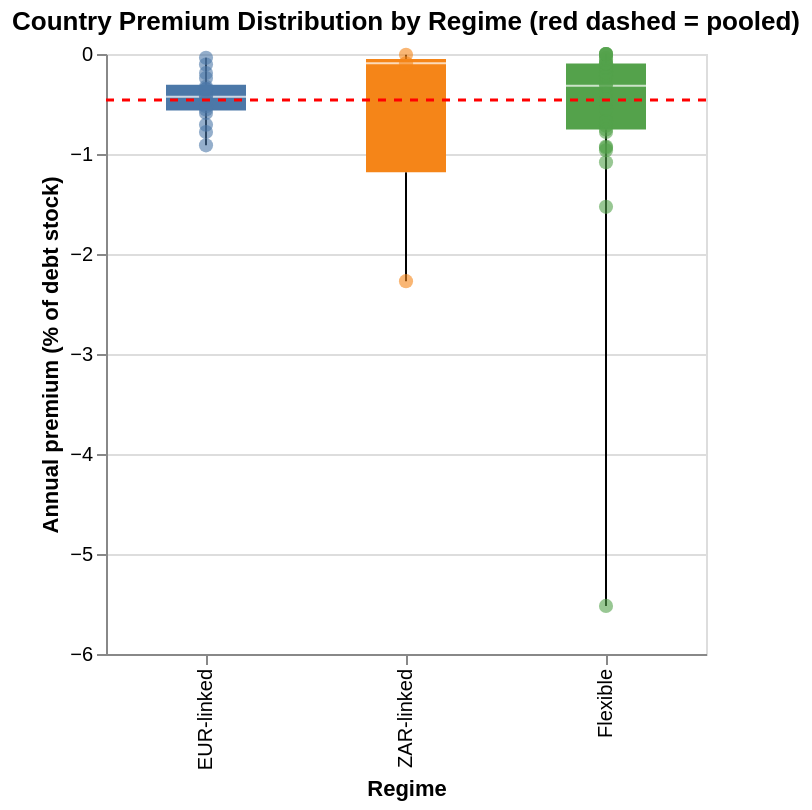

The notebook cell saved with this chart:
### Code cell
# Box + strip plot: country-level premiums by regime
box_data = country_stats[['country', 'regime', 'premium']].copy()
box_data['premium_pct'] = box_data['premium'] * 100

boxes = alt.Chart(box_data).mark_boxplot(extent='min-max', size=40).encode(
    x=alt.X('regime:N', sort=regime_order, title='Regime'),
    y=alt.Y('premium_pct:Q', title='Annual premium (% of debt stock)'),
    color=alt.Color('regime:N', scale=alt.Scale(domain=regime_order, range=regime_colors), legend=None)
)

points = alt.Chart(box_data).mark_circle(size=50, opacity=0.6).encode(
    x=alt.X('regime:N', sort=regime_order),
    y=alt.Y('premium_pct:Q'),
    color=alt.Color('regime:N', scale=alt.Scale(domain=regime_order, range=regime_colors), legend=None),
    tooltip=['country', alt.Tooltip('premium_pct:Q', format='.3f', title='Premium (%)')]
)

pooled_line = alt.Chart(pd.DataFrame({'y': [pooled_premium * 100]})).mark_rule(
    color='red', strokeDash=[4, 4], strokeWidth=1.5
).encode(y='y:Q')

(boxes + points + pooled_line).properties(
    width=300, height=300,
    title='Country Premium Distribution by Regime (red dashed = pooled)'
)

### Figure 1 — Vega-Lite specification as saved in the notebook (floating-point values rounded to 4 significant figures)
{"config": {"view": {"continuousWidth": 300, "continuousHeight": 300}}, "layer": [{"mark": {"type": "boxplot", "extent": "min-max", "size": 40}, "encoding": {"color": {"field": "regime", "legend": null, "scale": {"domain": ["EUR-linked", "ZAR-linked", "Flexible"], "range": ["#4c78a8", "#f58518", "#54a24b"]}, "type": "nominal"}, "x": {"field": "regime", "sort": ["EUR-linked", "ZAR-linked", "Flexible"], "title": "Regime", "type": "nominal"}, "y": {"field": "premium_pct", "title": "Annual premium (% of debt stock)", "type": "quantitative"}}}, {"mark": {"type": "circle", "opacity": 0.6, "size": 50}, "encoding": {"color": {"field": "regime", "legend": null, "scale": {"domain": ["EUR-linked", "ZAR-linked", "Flexible"], "range": ["#4c78a8", "#f58518", "#54a24b"]}, "type": "nominal"}, "tooltip": [{"field": "country", "type": "nominal"}, {"field": "premium_pct", "format": ".3f", "title": "Premium (%)", "type": "quantitative"}], "x": {"field": "regime", "sort": ["EUR-linked", "ZAR-linked", "Flexible"], "type": "nominal"}, "y": {"field": "premium_pct", "type": "quantitative"}}}, {"data": {"name": "data-8530a7ce7ca07d911217223d575b5f97"}, "mark": {"type": "rule", "color": "red", "strokeDash": [4, 4], "strokeWidth": 1.5}, "encoding": {"y": {"field": "y", "type": "quantitative"}}}], "data": {"name": "data-caf9cd8f524dd176a9f2a2dc4c4fcaae"}, "height": 300, "title": "Country Premium Distribution by Regime (red dashed = pooled)", "width": 300, "$schema": "https://vega.github.io/schema/vega-lite/v5.20.1.json", "datasets": {"data-caf9cd8f524dd176a9f2a2dc4c4fcaae": [{"country": "DJI", "regime": "Flexible", "premium": -0.05519, "premium_pct": -5.519}, {"country": "LSO", "regime": "ZAR-linked", "premium": -0.02272, "premium_pct": -2.272}, {"country": "SOM", "regime": "Flexible", "premium": -0.01528, "premium_pct": -1.528}, {"country": "ETH", "regime": "Flexible", "premium": -0.01083, "premium_pct": -1.083}, {"country": "SDN", "regime": "Flexible", "premium": -0.009621, "premium_pct": -0.9621}, {"country": "GHA", "regime": "Flexible", "premium": -0.009365, "premium_pct": -0.9365}, {"country": "NGA", "regime": "Flexible", "premium": -0.00925, "premium_pct": -0.925}, {"country": "CMR", "regime": "EUR-linked", "premium": -0.009135, "premium_pct": -0.9135}, {"country": "CAF", "regime": "EUR-linked", "premium": -0.0078, "premium_pct": -0.78}, {"country": "RWA", "regime": "Flexible", "premium": -0.007788, "premium_pct": -0.7788}, {"country": "GMB", "regime": "Flexible", "premium": -0.007546, "premium_pct": -0.7546}, {"country": "MOZ", "regime": "Flexible", "premium": -0.007186, "premium_pct": -0.7186}, {"country": "NER", "regime": "EUR-linked", "premium": -0.007064, "premium_pct": -0.7064}, {"country": "MRT", "regime": "Flexible", "premium": -0.006737, "premium_pct": -0.6737}, {"country": "BFA", "regime": "EUR-linked", "premium": -0.005894, "premium_pct": -0.5894}, {"country": "TCD", "regime": "EUR-linked", "premium": -0.005562, "premium_pct": -0.5562}, {"country": "SYC", "regime": "Flexible", "premium": -0.005526, "premium_pct": -0.5526}, {"country": "GAB", "regime": "EUR-linked", "premium": -0.005213, "premium_pct": -0.5213}, {"country": "GIN", "regime": "Flexible", "premium": -0.00488, "premium_pct": -0.488}, {"country": "SEN", "regime": "EUR-linked", "premium": -0.004718, "premium_pct": -0.4718}, {"country": "ZMB", "regime": "Flexible", "premium": -0.004566, "premium_pct": -0.4566}, {"country": "COG", "regime": "EUR-linked", "premium": -0.004311, "premium_pct": -0.4311}, {"country": "CIV", "regime": "EUR-linked", "premium": -0.004231, "premium_pct": -0.4231}, {"country": "COD", "regime": "Flexible", "premium": -0.003981, "premium_pct": -0.3981}, {"country": "TGO", "regime": "EUR-linked", "premium": -0.003524, "premium_pct": -0.3524}, {"country": "GNQ", "regime": "EUR-linked", "premium": -0.003487, "premium_pct": -0.3487}, {"country": "COM", "regime": "EUR-linked", "premium": -0.003285, "premium_pct": -0.3285}, {"country": "TUN", "regime": "Flexible", "premium": -0.003181, "premium_pct": -0.3181}, {"country": "UGA", "regime": "Flexible", "premium": -0.002986, "premium_pct": -0.2986}, {"country": "CPV", "regime": "EUR-linked", "premium": -0.002399, "premium_pct": -0.2399}, {"country": "DZA", "regime": "Flexible", "premium": -0.002191, "premium_pct": -0.2191}, {"country": "MLI", "regime": "EUR-linked", "premium": -0.0019, "premium_pct": -0.19}, {"country": "BDI", "regime": "Flexible", "premium": -0.001825, "premium_pct": -0.1825}, {"country": "ZAF", "regime": "Flexible", "premium": -0.001401, "premium_pct": -0.1401}, {"country": "MAR", "regime": "Flexible", "premium": -0.001251, "premium_pct": -0.1251}, {"country": "GNB", "regime": "EUR-linked", "premium": -0.001059, "premium_pct": -0.1059}, {"country": "MDG", "regime": "Flexible", "premium": -0.0009605, "premium_pct": -0.09605}, {"country": "EGY", "regime": "Flexible", "premium": -0.0009413, "premium_pct": -0.09413}, {"country": "NAM", "regime": "ZAR-linked", "premium": -0.00093, "premium_pct": -0.093}, {"country": "MUS", "regime": "Flexible", "premium": -0.0008986, "premium_pct": -0.08986}, {"country": "BWA", "regime": "Flexible", "premium": -0.000562, "premium_pct": -0.0562}, {"country": "ERI", "regime": "Flexible", "premium": -0.000385, "premium_pct": -0.0385}, {"country": "BEN", "regime": "EUR-linked", "premium": -0.0003844, "premium_pct": -0.03844}, {"country": "SWZ", "regime": "ZAR-linked", "premium": -7.037e-05, "premium_pct": -0.007037}, {"country": "AGO", "regime": "Flexible", "premium": 0.0, "premium_pct": 0.0}, {"country": "SLE", "regime": "Flexible", "premium": 0.0, "premium_pct": 0.0}, {"country": "TZA", "regime": "Flexible", "premium": 0.0, "premium_pct": 0.0}, {"country": "KEN", "regime": "Flexible", "premium": 0.0, "premium_pct": 0.0}], "data-8530a7ce7ca07d911217223d575b5f97": [{"y": -0.4593}]}}
